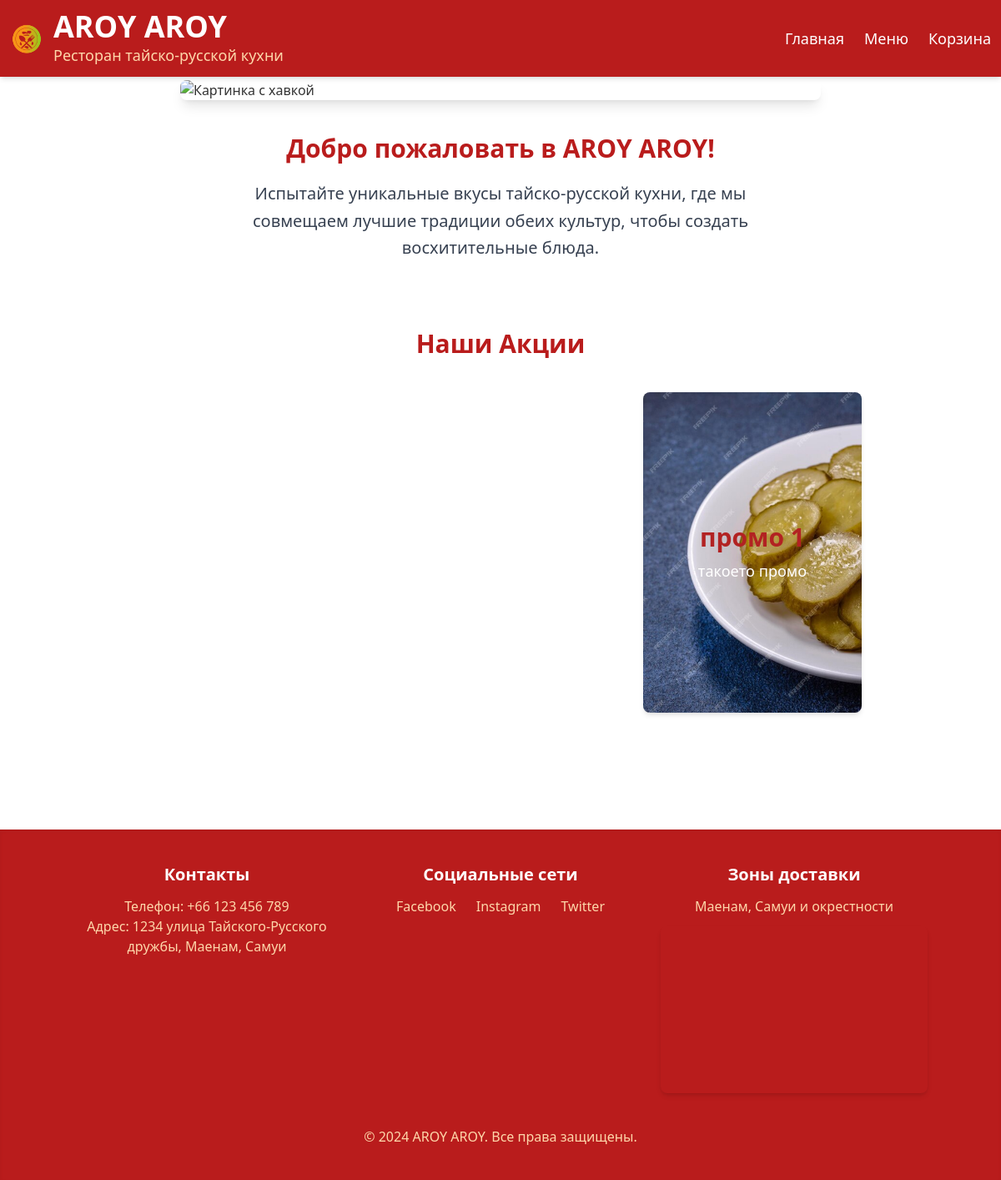
Before: / with the older database file.
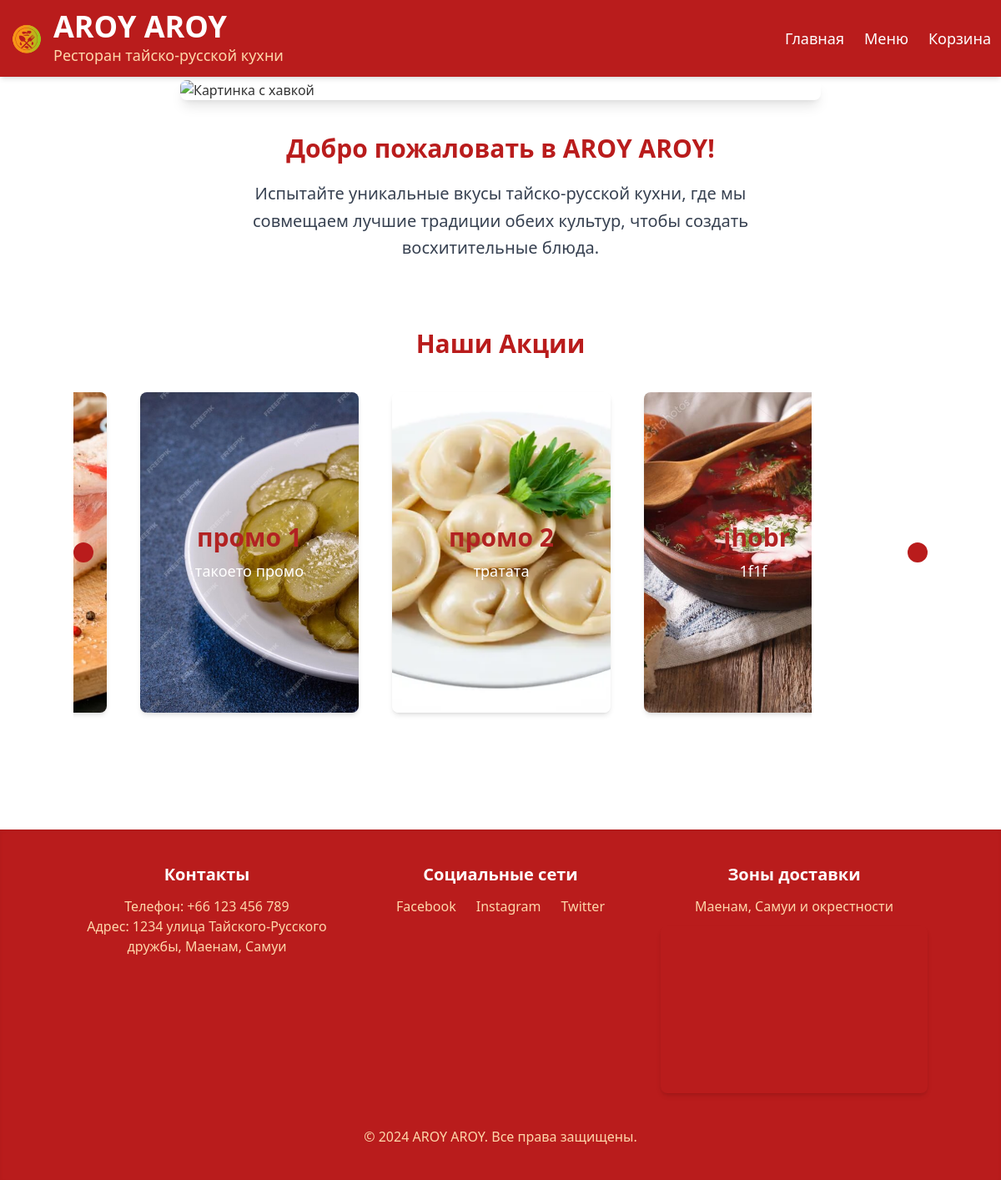
After: the same page with the newer database file.
### menu/models.py (models this page shows, shortened)
class Promotion(models.Model):
    title = models.CharField(max_length=255, verbose_name="Название")
    description = models.TextField(verbose_name="Описание")
    image = models.ImageField(upload_to='promotions/', verbose_name="Изображение")
    active = models.BooleanField(default=True, verbose_name="Активно")
    class Meta:
        verbose_name = "Промоакция"
        verbose_name_plural = "Промоакции"

### menu/views.py (the view)
# urls.py: path("", views.slider, name="index"),  # Главная страница
def slider(request):
    promotions = Promotion.objects.filter(active=True)
    logger.info(f"Количество активных промо-акций: {promotions.count()}")
    return render(request, "menu/index.html", {"promotions": promotions})

### menu/templates/menu/index.html (shortened to what this page needs)
<!DOCTYPE html>
<html lang="ru">
<head>
    {% load static %}
    <script src="https://cdn.tailwindcss.com"></script>
    <link rel="stylesheet" href="{% static 'menu/css/styles.css' %}">
    <link rel="stylesheet" href="https://cdnjs.cloudflare.com/ajax/libs/slick-carousel/1.8.1/slick.min.css"/>
    <link rel="stylesheet" href="https://cdnjs.cloudflare.com/ajax/libs/slick-carousel/1.8.1/slick-theme.min.css"/>
</head>
<body class="bg-white font-sans">
{% include 'menu/common_header.html' %}
<main class="pt-24 p-10">
    <div class="container mx-auto flex flex-col items-center">
        <div class="w-full max-w-3xl mb-10 overflow-hidden rounded-lg shadow-lg">
            <img src="https://primebeef.ru/images/cms/thumbs/a5b0aeaa3fa7d6e58d75710c18673bd7ec6d5f6d/3-501_500_306_5_100.jpg"
                 alt="Картинка с хавкой" class="w-full">
        </div>
        <div class="text-center max-w-2xl">
            <h2 class="text-3xl font-bold mb-5 text-red-700">Добро пожаловать в AROY AROY!</h2>
            <p class="text-xl text-gray-700 leading-relaxed">Испытайте уникальные вкусы тайско-русской кухни, где мы
                совмещаем лучшие традиции обеих культур, чтобы создать восхитительные блюда.</p>
        </div>
    </div>
    <div class="container mx-auto mt-20">
        <h2 class="text-3xl font-bold mb-5 text-center text-red-700">Наши Акции</h2>
        <div class="slider">
            {% for promo in promotions %}
                <div class="relative p-5">
                    <div class="absolute top-0 left-0 w-full h-full  text-white flex flex-col justify-center items-center p-4 z-10">
                        <h3 class="text-3xl font-bold">{{ promo.title }}</h3>
                        <p class="text-lg mt-2">{{ promo.description }}</p>
                    </div>
                    <img src="
                            {% if promo.image %}{{ promo.image.url }}{% else %}{% static 'menu/images/default.jpg' %}{% endif %}"
                         alt="{{ promo.title }}"
                         class="w-full h-96 object-cover rounded-lg shadow-md">
                </div>
            {% endfor %}
        </div>
    </div>
</main>
{% include 'menu/common_footer.html' %}
</body>
</html>

Changed rows visible on the page:
added Promotion: title "промо 2", description "тратата", image (picture)
added Promotion: title ",jhobr", description "1f1f", image (picture)
